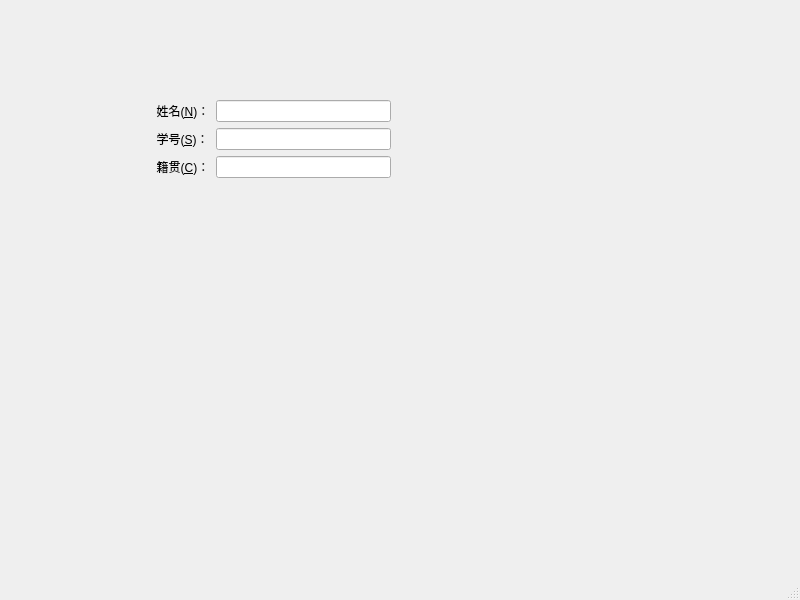
<?xml version="1.0" encoding="UTF-8"?>
<ui version="4.0">
 <class>MainWindow</class>
 <widget class="QMainWindow" name="MainWindow">
  <property name="geometry">
   <rect>
    <x>0</x>
    <y>0</y>
    <width>800</width>
    <height>600</height>
   </rect>
  </property>
  <property name="windowTitle">
   <string>MainWindow</string>
  </property>
  <widget class="QWidget" name="centralwidget">
   <widget class="QWidget" name="formLayoutWidget">
    <property name="geometry">
     <rect>
      <x>150</x>
      <y>100</y>
      <width>241</width>
      <height>301</height>
     </rect>
    </property>
    <layout class="QFormLayout" name="formLayout">
     <item row="0" column="0">
      <widget class="QLabel" name="label">
       <property name="text">
        <string>  姓名(&amp;N)：</string>
       </property>
       <property name="buddy">
        <cstring>lineEdit</cstring>
       </property>
      </widget>
     </item>
     <item row="0" column="1">
      <widget class="QLineEdit" name="lineEdit"/>
     </item>
     <item row="1" column="0">
      <widget class="QLabel" name="label_2">
       <property name="text">
        <string>  学号(&amp;S)：</string>
       </property>
       <property name="buddy">
        <cstring>lineEdit_2</cstring>
       </property>
      </widget>
     </item>
     <item row="2" column="0">
      <widget class="QLabel" name="label_3">
       <property name="text">
        <string>  籍贯(&amp;C)：</string>
       </property>
       <property name="buddy">
        <cstring>lineEdit_3</cstring>
       </property>
      </widget>
     </item>
     <item row="1" column="1">
      <widget class="QLineEdit" name="lineEdit_2"/>
     </item>
     <item row="2" column="1">
      <widget class="QLineEdit" name="lineEdit_3"/>
     </item>
    </layout>
   </widget>
  </widget>
  <widget class="QMenuBar" name="menubar">
   <property name="geometry">
    <rect>
     <x>0</x>
     <y>0</y>
     <width>800</width>
     <height>23</height>
    </rect>
   </property>
  </widget>
  <widget class="QStatusBar" name="statusbar"/>
 </widget>
 <resources/>
 <connections/>
</ui>
